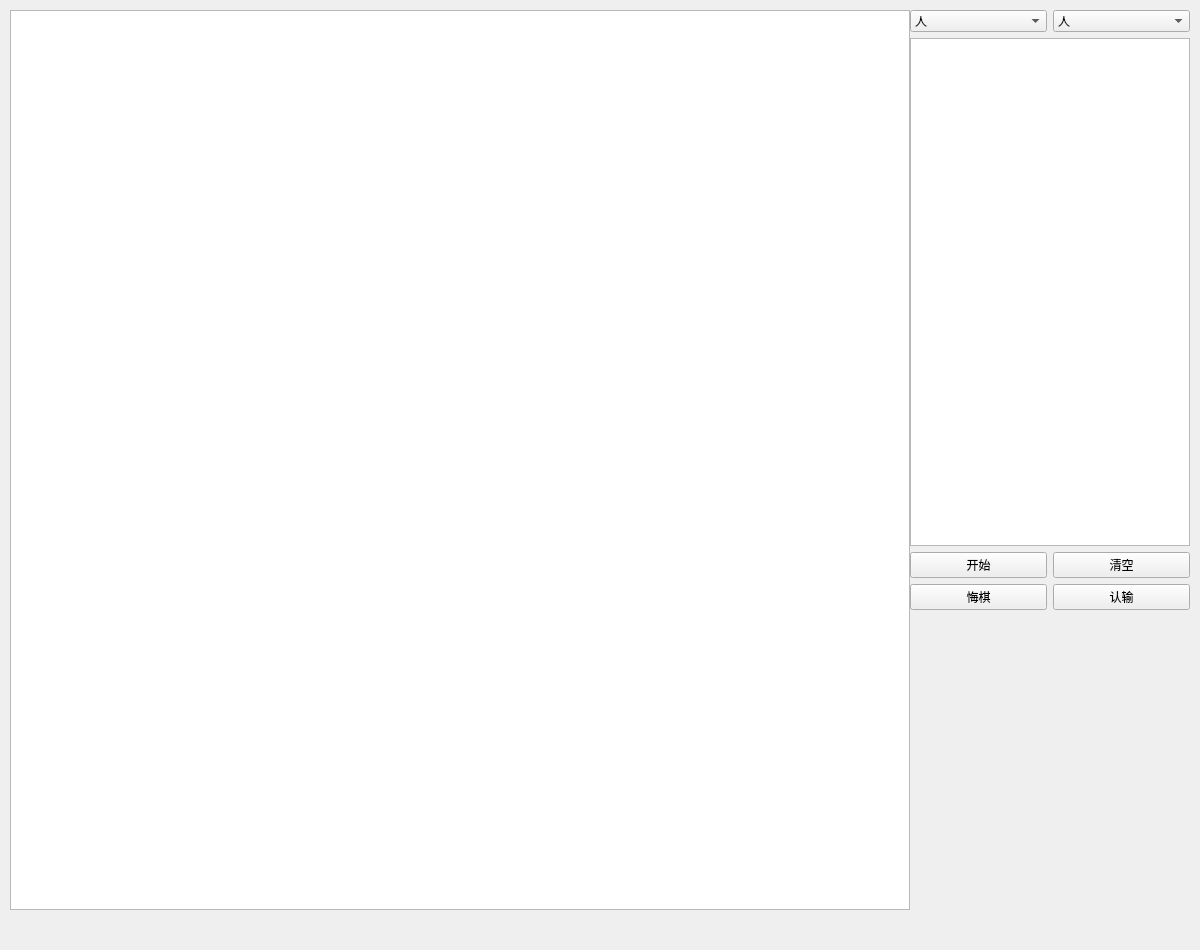
<?xml version="1.0" encoding="UTF-8"?>
<ui version="4.0">
 <class>GobangMainWidget</class>
 <widget class="QWidget" name="GobangMainWidget">
  <property name="geometry">
   <rect>
    <x>0</x>
    <y>0</y>
    <width>1200</width>
    <height>950</height>
   </rect>
  </property>
  <property name="sizePolicy">
   <sizepolicy hsizetype="Preferred" vsizetype="Preferred">
    <horstretch>0</horstretch>
    <verstretch>0</verstretch>
   </sizepolicy>
  </property>
  <property name="minimumSize">
   <size>
    <width>450</width>
    <height>450</height>
   </size>
  </property>
  <property name="windowTitle">
   <string>五子棋</string>
  </property>
  <widget class="QWidget" name="widget" native="true">
   <property name="geometry">
    <rect>
     <x>910</x>
     <y>10</y>
     <width>280</width>
     <height>600</height>
    </rect>
   </property>
   <layout class="QHBoxLayout" name="horizontalLayout_2">
    <item>
     <layout class="QGridLayout" name="gridLayout">
      <item row="0" column="1">
       <widget class="QComboBox" name="comboBox_2">
        <item>
         <property name="text">
          <string>人</string>
         </property>
        </item>
        <item>
         <property name="text">
          <string>机</string>
         </property>
        </item>
       </widget>
      </item>
      <item row="1" column="0" colspan="2">
       <widget class="QTextEdit" name="textEdit">
        <property name="sizePolicy">
         <sizepolicy hsizetype="Preferred" vsizetype="Preferred">
          <horstretch>0</horstretch>
          <verstretch>0</verstretch>
         </sizepolicy>
        </property>
       </widget>
      </item>
      <item row="0" column="0">
       <widget class="QComboBox" name="comboBox">
        <property name="sizePolicy">
         <sizepolicy hsizetype="Preferred" vsizetype="Preferred">
          <horstretch>0</horstretch>
          <verstretch>0</verstretch>
         </sizepolicy>
        </property>
        <property name="editable">
         <bool>false</bool>
        </property>
        <item>
         <property name="text">
          <string>人</string>
         </property>
        </item>
        <item>
         <property name="text">
          <string>机</string>
         </property>
        </item>
       </widget>
      </item>
      <item row="3" column="0">
       <widget class="QPushButton" name="retractBtn">
        <property name="text">
         <string>悔棋</string>
        </property>
       </widget>
      </item>
      <item row="2" column="1">
       <widget class="QPushButton" name="clearBtn">
        <property name="text">
         <string>清空</string>
        </property>
       </widget>
      </item>
      <item row="2" column="0">
       <widget class="QPushButton" name="startBtn">
        <property name="text">
         <string>开始</string>
        </property>
       </widget>
      </item>
      <item row="3" column="1">
       <widget class="QPushButton" name="resignBtn">
        <property name="text">
         <string>认输</string>
        </property>
       </widget>
      </item>
     </layout>
    </item>
   </layout>
  </widget>
  <widget class="QGraphicsView" name="boardView">
   <property name="geometry">
    <rect>
     <x>10</x>
     <y>10</y>
     <width>900</width>
     <height>900</height>
    </rect>
   </property>
   <property name="styleSheet">
    <string notr="true">border-image:url(:/imgs/grid_board.jpg)</string>
   </property>
  </widget>
 </widget>
 <resources>
  <include location="img.qrc"/>
 </resources>
 <connections/>
</ui>
